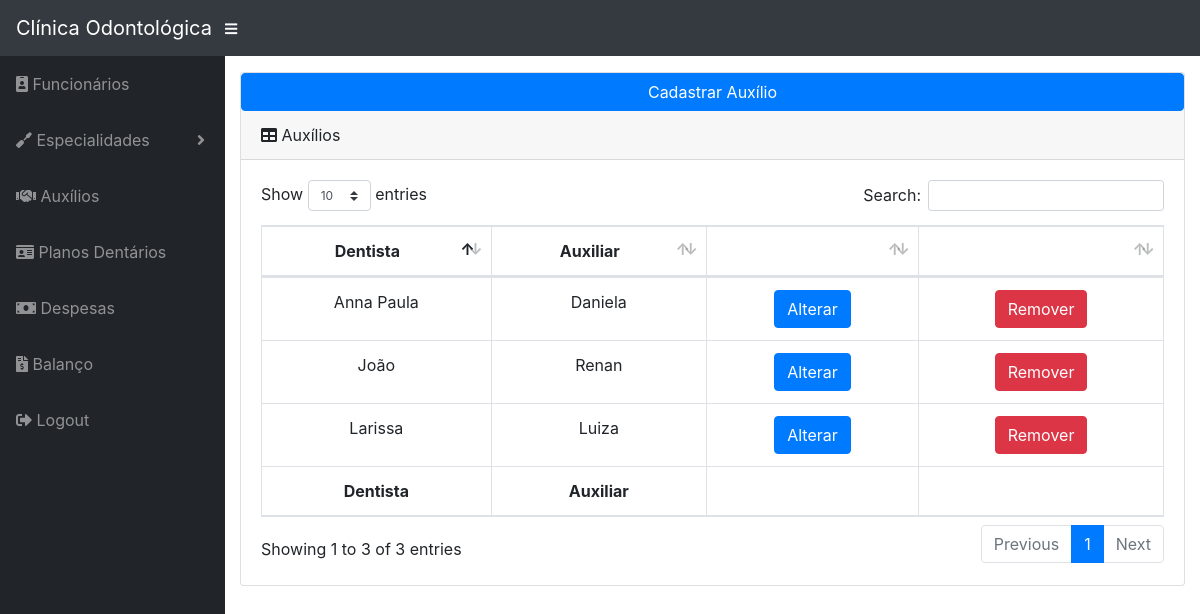
Screenshot of /system/administrador/auxilios.php (signed in) with the database file from the repository.
### tables this page shows
CREATE TABLE IF NOT EXISTS `auxiliar_auxilia_dentista` (
  `dentista_id` INT UNSIGNED NOT NULL,
  `auxiliar_id` INT UNSIGNED NOT NULL,
  PRIMARY KEY (`dentista_id`, `auxiliar_id`),
  INDEX `fk_auxiliar_auxilia_dentista_dentista1_idx` (`dentista_id` ASC),
  INDEX `fk_auxiliar_auxilia_dentista_auxiliar1_idx` (`auxiliar_id` ASC),
  CONSTRAINT `fk_auxiliar_auxilia_dentista_dentista1`
    FOREIGN KEY (`dentista_id`)
    REFERENCES `dentista` (`funcionario_id`)
    ON DELETE CASCADE
    ON UPDATE CASCADE,
  CONSTRAINT `fk_auxiliar_auxilia_dentista_auxiliar1`
    FOREIGN KEY (`auxiliar_id`)
    REFERENCES `auxiliar` (`funcionario_id`)
    ON DELETE CASCADE
    ON UPDATE CASCADE);

CREATE TABLE IF NOT EXISTS `funcionario` (
  `id` INT UNSIGNED NOT NULL AUTO_INCREMENT,
  `nome` VARCHAR(45) NOT NULL,
  `sobrenome` VARCHAR(90) NOT NULL,
  `nascimento` DATE NOT NULL,
  `cpf` CHAR(11) NULL,
  `salario` FLOAT UNSIGNED NOT NULL,
  `cargo` VARCHAR(45) NOT NULL,
  PRIMARY KEY (`id`),
  UNIQUE INDEX `id_UNIQUE` (`id` ASC),
  UNIQUE INDEX `cpf_UNIQUE` (`cpf` ASC));

### php/classAuxiliarAuxiliaDentista.php (called while the page is built, shortened)
<?php
class Auxiliar_auxilia_Dentista{
	public function __construct(){
		$database = new Database();
		$dbSet = $database->dbSet();
		$this->conn = $dbSet;
	}
	public function viewAll(){
		$stmt = $this->conn->prepare("SELECT * FROM auxiliar_auxilia_dentista");
		$stmt->execute();
		return $stmt;
	}
	public function nomeDentista($dentista_id, $auxiliar_id){
		try{
		$stmt = $this->conn->prepare("SELECT funcionario.nome FROM auxiliar_auxilia_dentista, funcionario WHERE auxiliar_auxilia_dentista.dentista_id = funcionario.id AND auxiliar_auxilia_dentista.dentista_id = :dentista_id AND auxiliar_auxilia_dentista.auxiliar_id = :auxiliar_id");
			$stmt->bindParam(":dentista_id", $dentista_id);
			$stmt->bindParam(":auxiliar_id", $auxiliar_id);
			$stmt->execute();
			$result = $stmt->fetch(PDO::FETCH_OBJ);
			if(empty($result)){
				return "";
			}else{
				return $result->nome;
			}
		}catch(PDOExcecption $e){
			echo $e->getMessage();
			return 0;
		}
	}
	public function nomeAuxiliar($dentista_id, $auxiliar_id){
		try{
		$stmt = $this->conn->prepare("SELECT funcionario.nome FROM auxiliar_auxilia_dentista, funcionario WHERE auxiliar_auxilia_dentista.auxiliar_id = funcionario.id AND auxiliar_auxilia_dentista.dentista_id = :dentista_id AND auxiliar_auxilia_dentista.auxiliar_id = :auxiliar_id");
			$stmt->bindParam(":dentista_id", $dentista_id);
			$stmt->bindParam(":auxiliar_id", $auxiliar_id);
			$stmt->execute();
			$result = $stmt->fetch(PDO::FETCH_OBJ);
			if(empty($result)){
				return "";
			}else{
				return $result->nome;
			}
		}catch(PDOExcecption $e){
			echo $e->getMessage();
			return 0;
		}
	}
}
?>

### system/administrador/auxilios.php (the view, shortened to what this page needs)
<?php include_once'header.php' ?>
<?php
include_once '/../../php/classAuxiliarAuxiliaDentista.php';
$aad = new Auxiliar_auxilia_Dentista();
?>
      <div id="content-wrapper">
        <div class="container-fluid">
          <div class="card mb-3">
            <div>
              <button class="btn btn-primary btn-block" onclick="window.location.href='cadastrar/cadastrar-auxilio.php'" name="cadastrar-recebimento">Cadastrar Auxílio</button>
            </div>
            <div class="card-header">
              <i class="fas fa-table"></i>
              Auxílios</div>
            <div class="card-body">
              <div class="table-responsive">
                <table class="table table-bordered" id="dataTable" width="100%" cellspacing="0">
                  <thead>
                    <tr align="center">
                      <th>Dentista</th>
                      <th>Auxiliar</th>
                      <th></th>
                      <th></th>
                    </tr>
                  </thead>
                  <tfoot>
                    <tr align="center">
                      <th>Dentista</th>
                      <th>Auxiliar</th>
                      <th></th>
                      <th></th>
                    </tr>
                  </tfoot>
                  <tbody>
                      <?php
                      $stmt = $aad->viewAll();
                      while($row = $stmt->fetch(PDO::FETCH_OBJ)){ ?>
                      <tr align="center">
                        <?php
                          $dentista_nome = $aad->nomeDentista($row->dentista_id, $row->auxiliar_id);
                        ?>
                        <td> <?= $dentista_nome; ?> </td>
                        <?php
                          $auxiliar_nome = $aad->nomeAuxiliar($row->dentista_id, $row->auxiliar_id);
                        ?>
                        <td> <?= $auxiliar_nome; ?> </td>
                        <td><a href="editar/editar-auxilio.php?dentista_id=<?=$row->dentista_id?>&auxiliar_id=<?=$row->auxiliar_id?>" class="btn btn-primary">Alterar</a></td>
                        <td><a href="#" class="btn btn-danger" data-toggle="modal" data-target="#removeModal<?=$row->dentista_id?>-<?=$row->auxiliar_id?>">Remover</a></td>
                      </tr>
                      <?php } ?>
                  </tbody>
                </table>
              </div>
            </div>
          </div>
        </div>
      </div>
<?php
      $stmt = $aad->viewAll();
      while($row = $stmt->fetch(PDO::FETCH_OBJ)){ ?>
      <div class="modal fade" id="removeModal<?=$row->dentista_id?>-<?=$row->auxiliar_id?>" tabindex="-1" role="dialog" aria-labelledby="exampleModalLabel" aria-hidden="true">
        <div class="modal-dialog" role="document">
          <div class="modal-content">
            <div class="modal-header">
              <h5 class="modal-title" id="exampleModalLabel">Você tem certeza que deseja remover esse auxílio?</h5>
              <button class="close" type="button" data-dismiss="modal" aria-label="Close">
                <span aria-hidden="true">×</span>
              </button>
            </div>
            <div class="modal-body">Essa ação não poderá ser desfeita</div>
            <div class="modal-footer">
              <button class="btn btn-secondary" type="button" data-dismiss="modal">Cancelar</button>
              <form action="auxilios.php" method="post">
              <input type="hidden" name="dentista_id" value="<?=$row->dentista_id?>">
              <input type="hidden" name="auxiliar_id" value="<?=$row->auxiliar_id?>">
              <button type="submit" class="btn btn-primary" name="botao-remover">Remover</button>
              </form>
            </div>
          </div>
        </div>
      </div>
<?php } include_once'footer.php' ?>

### css/sb-admin.css (style rules this page uses)
html { position: relative; min-height: 100%; }
body { height: 100%; }
#wrapper #content-wrapper { overflow-x: hidden; width: 100%; padding-top: 1rem; padding-bottom: 80px; }
:root { --input-padding-x: 0.75rem; --input-padding-y: 0.75rem; }

### rows the page displays
auxiliar_auxilia_dentista: dentista_nome "João", auxiliar_nome "Renan"
auxiliar_auxilia_dentista: dentista_nome "Larissa", auxiliar_nome "Luiza"
auxiliar_auxilia_dentista: dentista_nome "Anna Paula", auxiliar_nome "Daniela"
